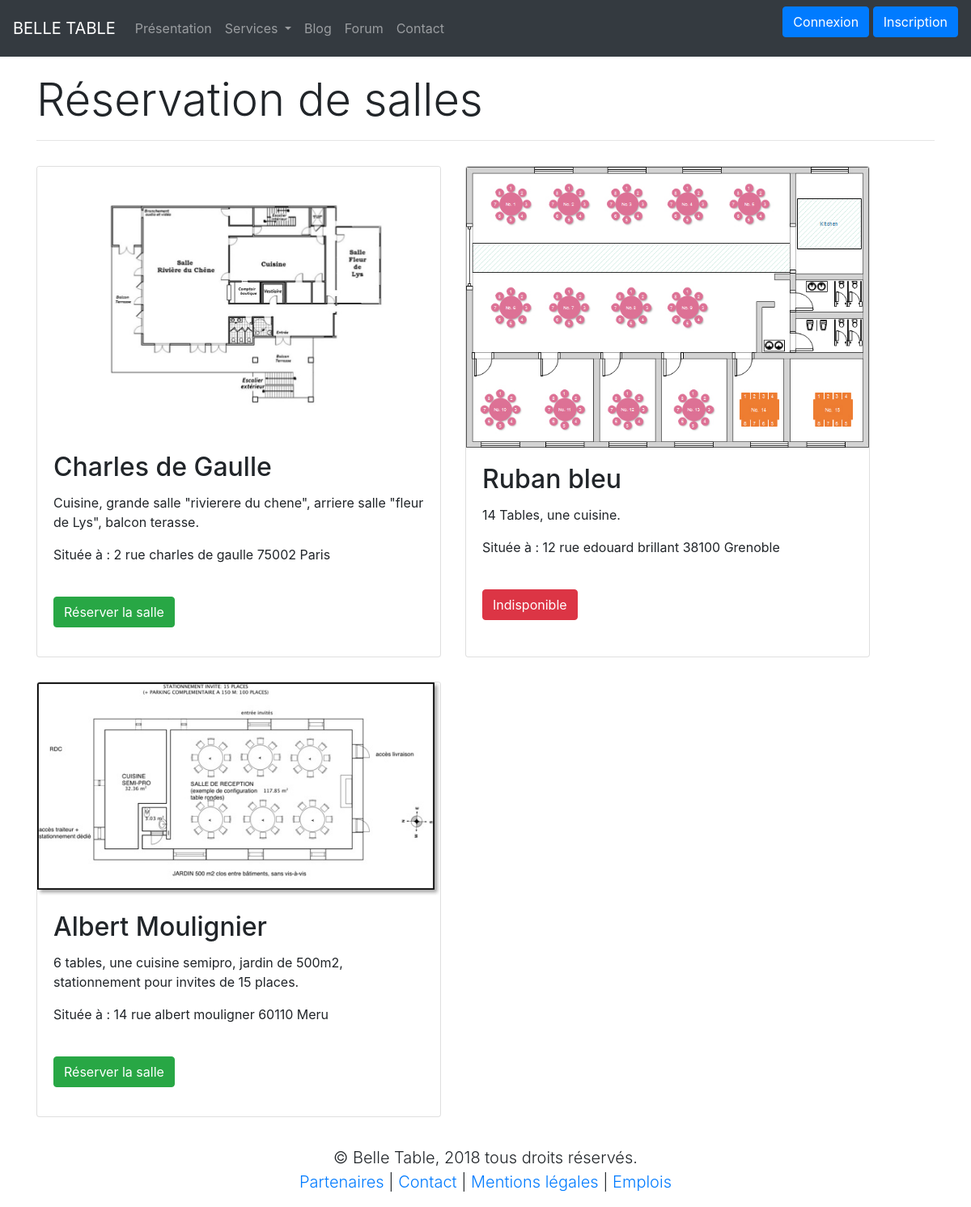
Page /salles.php on the committed database.
### tables this page shows
CREATE TABLE IF NOT EXISTS `salle` (
  `id` int(11) NOT NULL AUTO_INCREMENT,
  `nom` varchar(50) NOT NULL,
  `description` text NOT NULL,
  `adresse` varchar(50) NOT NULL,
  `ville` varchar(30) NOT NULL,
  `code_postal` varchar(5) NOT NULL,
  `tarif` int(11) NOT NULL,
  `disponibilite` varchar(12) NOT NULL,
  PRIMARY KEY (`id`)
);

### salles.php (the view, shortened to what this page needs)
<?php $titrePage = "Salles";
include('includes/header.php');
$con = sql_connect();?>
    <h1 class="display-4">Réservation de salles</h1>
    <hr />
    <div class="row">
    <?php
    $req = "SELECT * FROM salle";
    $data = mysqli_query($con, $req);
    while($donnees = mysqli_fetch_assoc($data)) {
    $txt_dispo = "Réserver la salle"?>
        <div class="card cols-6" style="width:500px;margin:15px;">
            <img src="images/salle/<?= $donnees['id'] ?>.jpg" alt="plan salle" class="card-img-top" />
            <div class="card-body">
                <h2 class="card-title"><?= $donnees['nom'] ?></h2>
                <p class="card-text"><?= $donnees['description'] ?></p>
                <p class="card-text">Située à : <?php echo $donnees['adresse'] . ' ' . $donnees['code_postal'] . ' ' .  $donnees['ville'] ?> </p>
                <p style="margin-top : 40px;"><a href="" class=" btn <?php if($donnees['disponibilite'] != 'disponible') { $txt_dispo = "Indisponible"; echo 'btn-danger'; } else { echo 'btn-success'; } ?>"><?=$txt_dispo?></a></p>
            </div>
        </div>
    <?php } ?>
    </div>
<?php include('includes/footer.php'); ?>

### includes/header.php (shortened to what this page needs)
<!DOCTYPE html>
<html lang="fr">
<head>
    <link rel="stylesheet" href="css/bootstrap.min.css" />
</head>
<body >
    <header>
    <nav class="navbar navbar-expand-lg bg-dark navbar-dark">
            <a href="index.php" class="navbar-brand">BELLE TABLE</a>
            <div class="collapse navbar-collapse" id="collapsibleNavbar">
                <ul class="navbar-nav mr-auto">
                <li class="nav-item"><a href="index.php" class="nav-link" >Présentation</a></li>
                <li class="nav-item dropdown">
                <a class="nav-link dropdown-toggle" href="#" id="navbardrop" data-toggle="dropdown">Services </a>
                </li>
                <li class="nav-item"><a href="blog.php" class="nav-link">Blog</a></li>
                <li class="nav-item"><a href="forum.php" class="nav-link">Forum</a></li>
                <li class="nav-item"><a href="contact.php" class="nav-link">Contact</a></li>
                </ul>
            </div>
            <p id="menu_login" class=""><?php if(isset($_SESSION['login'])) { if($_SESSION['lvl'] != 0) {  ?>
                <a href="admin.php" class="btn btn-primary">Panneau admin</a> <?php } ?> <a href="deconnexion.php" class="btn btn-primary">Déconnexion</a> <?php } else { ?>
                <a href="login.php" class="btn btn-primary">Connexion</a> <a href="inscription.php" class="btn btn-primary">Inscription</a><?php } ?>
            </p>
    </nav>
    </header>
    <main  class="container" style="margin-top : 20px">

### includes/footer.php
</main>
<footer class="text-center lead" style="margin-top : 20px">
    <p>&copy; Belle Table, 2018 tous droits réservés.<br />
    <a href="partenaires.php">Partenaires</a> | <a href="contact.php">Contact</a> | <a href="mentions_legales.php">Mentions légales</a> | <a href="emplois.php">Emplois</a></p>
</footer>
</body>
</html>

### rows in the picture
salle: shows a picture, nom "Charles de Gaulle", description "Cuisine, grande salle \"rivierere du chene\", arriere salle \"fleur de Lys\", balcon terasse.", adresse "2 rue charles de gaulle", code_postal "75002", ville "Paris", txt_dispo "Réserver la salle"
salle: shows a picture, nom "Ruban bleu", description "14 Tables, une cuisine.", adresse "12 rue edouard brillant", code_postal "38100", ville "Grenoble", disponibilite "Indisponible"
salle: shows a picture, nom "Albert Moulignier", description "6 tables, une cuisine semipro, jardin de 500m2, stationnement pour invites de 15 places.", adresse "14 rue albert mouligner", code_postal "60110", ville "Meru", txt_dispo "Réserver la salle"
